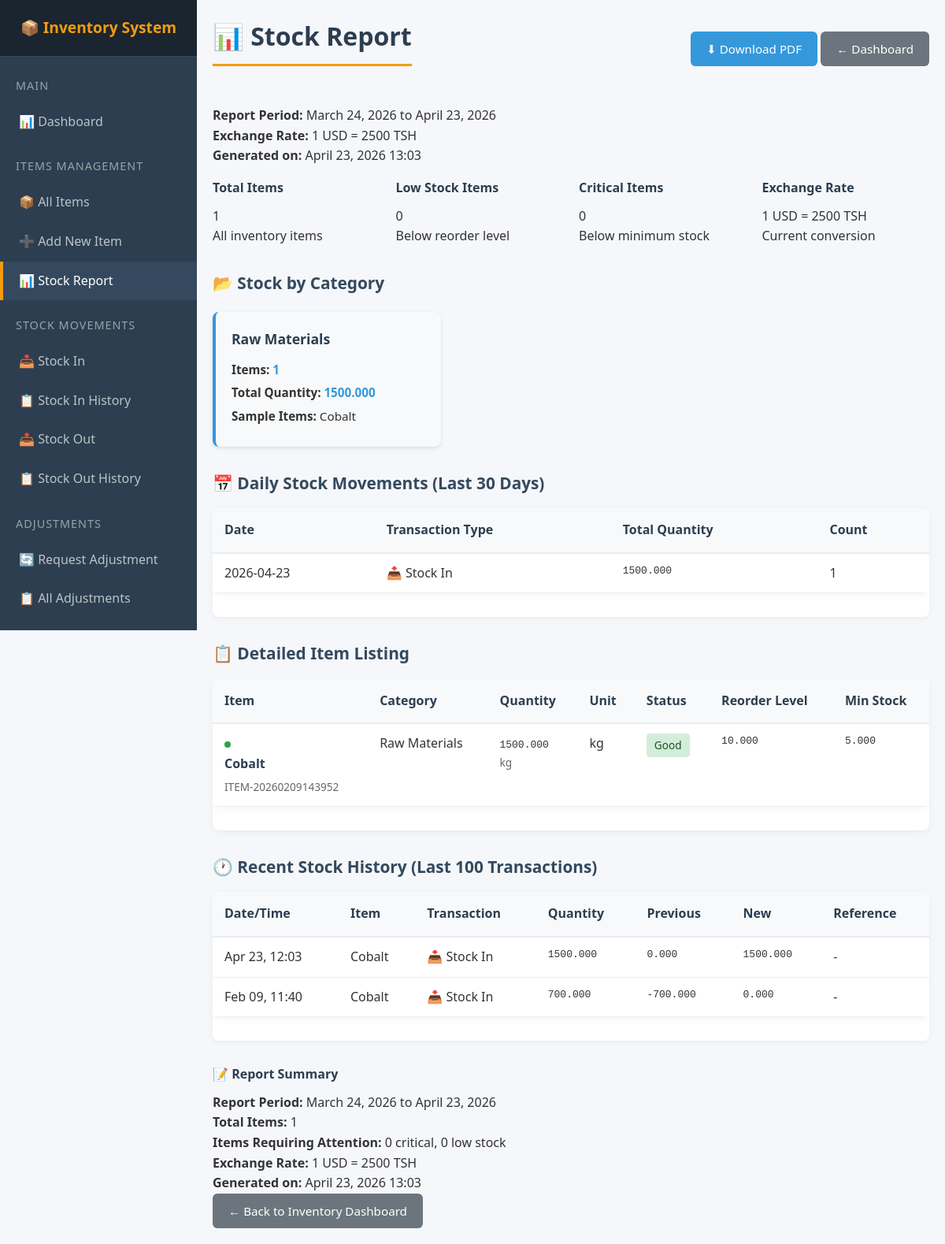
Page /inventory/reports/ (signed in) on the committed database.
### inventory/models.py (models this page shows, shortened)
class Item(models.Model):
    CATEGORY_CHOICES = [
        ('RAW_MATERIALS', 'Raw Materials'),
        ('CHEMICALS', 'Chemicals'),
        ('FINISHED_GOODS', 'Finished Goods'),
        ('OTHERS', 'Others'),
    ]
    name = models.CharField(max_length=100)
    category = models.CharField(max_length=50, choices=CATEGORY_CHOICES, default='RAW_MATERIALS')
    description = models.TextField(blank=True, null=True)
    sku = models.CharField(max_length=50, unique=True, blank=True, null=True, help_text="Stock Keeping Unit")
    unit_of_measure = models.CharField(max_length=20, default='kg', help_text="e.g., kg, pcs, liter, box")
    quantity = models.DecimalField(max_digits=15, decimal_places=3, default=Decimal('0.000'))
    reorder_level = models.DecimalField(max_digits=15, decimal_places=3, default=Decimal('10.000'))
    minimum_stock = models.DecimalField(max_digits=15, decimal_places=3, default=Decimal('5.000'))
    purchase_price = models.DecimalField(max_digits=12, decimal_places=2, default=0, help_text="Cost price in Tsh")
    selling_price = models.DecimalField(max_digits=12, decimal_places=2, default=0, help_text="Selling price in Tsh")
    created_at = models.DateTimeField(auto_now_add=True)
    updated_at = models.DateTimeField(auto_now=True)
    is_active = models.BooleanField(default=True)
    class Meta:
        ordering = ['name']
        verbose_name = 'Inventory Item'
        verbose_name_plural = 'Inventory Items'
        constraints = [
            models.UniqueConstraint(
                fields=['name'],
                name='unique_item_name',
                condition=models.Q(is_active=True),
            )
        ]

class StockHistory(models.Model):
    TRANSACTION_CHOICES = [
        ('STOCK_IN', 'Stock In'),
        ('STOCK_OUT', 'Stock Out'),
        ('ADJUSTMENT', 'Adjustment'),
    ]
    item = models.ForeignKey(Item, on_delete=models.PROTECT, related_name='stock_history')
    transaction_type = models.CharField(max_length=20, choices=TRANSACTION_CHOICES)
    quantity = models.DecimalField(max_digits=15, decimal_places=3)
    previous_quantity = models.DecimalField(max_digits=15, decimal_places=3)
    new_quantity = models.DecimalField(max_digits=15, decimal_places=3)
    reference_id = models.PositiveIntegerField(null=True, blank=True)
    reference_model = models.CharField(max_length=50, null=True, blank=True)
    reference = models.CharField(max_length=100, blank=True, null=True)
    notes = models.TextField(blank=True, null=True)
    created_by = models.CharField(max_length=100, blank=True, null=True)
    created_at = models.DateTimeField(auto_now_add=True)
    class Meta:
        ordering = ['-created_at']
        verbose_name = 'Stock History'
        verbose_name_plural = 'Stock Histories'

### inventory/views.py (the view)
# urls.py: path('reports/', views.stock_report, name='stock_report'),
@login_required
@group_required('Inventory')
def stock_report(request):
    items = Item.objects.filter(is_active=True).order_by('category', 'name')
    end_date = timezone.now()
    start_date = end_date - timedelta(days=30)
    daily_summary = StockHistory.objects.filter(
        created_at__gte=start_date
    ).extra(
        select={'day': 'DATE(created_at)'}
    ).values('day', 'transaction_type').annotate(
        total_quantity=Sum('quantity'),
        count=Count('id')
    ).order_by('-day')
    total_items = items.count()
    items_low_stock = items.filter(
        quantity__lte=F('reorder_level'),
        quantity__gt=F('minimum_stock')
    ).count()
    items_critical = items.filter(quantity__lte=F('minimum_stock')).count()
    category_summary = {}
    for item in items:
        category = item.get_category_display()
        if category not in category_summary:
            category_summary[category] = {
                'count': 0,
                'total_quantity': 0,
                'items': []
            }
        category_summary[category]['count'] += 1
        category_summary[category]['total_quantity'] += item.quantity
        category_summary[category]['items'].append(item)
    recent_history = StockHistory.objects.select_related('item').all().order_by('-created_at')[:100]
    context = {
        'items': items,
        'total_items': total_items,
        'items_low_stock': items_low_stock,
        'items_critical': items_critical,
        'category_summary': category_summary,
        'daily_summary': daily_summary,
        'recent_history': recent_history,
        'start_date': start_date.date(),
        'end_date': end_date.date(),
        'usd_to_tsh': USD_TO_TSH,
    }
    return render(request, 'inventory/stock_report.html', context)

### inventory/templates/inventory/stock_report.html (shortened to what this page needs)
{% extends 'inventory/base.html' %}
{% load static %}
{% block extra_css %}
<link rel="stylesheet" href="{% static 'inventory/css/reports.css' %}">
<link rel="stylesheet" href="{% static 'inventory/css/list.css' %}">
{% endblock %}
{% block content %}
<div class="header-actions">
    <h1 class="report-title">📊 Stock Report</h1>
    <div class="no-print">
        <a href="{% url 'inventory:stock_report_pdf' %}" class="btn btn-print">
    ⬇ Download PDF
</a>
        <a href="{% url 'inventory:dashboard' %}" class="btn btn-secondary">← Dashboard</a>
    </div>
</div>
<div class="report-period">
    <p><strong>Report Period:</strong> {{ start_date }} to {{ end_date }}</p>
    <p><strong>Exchange Rate:</strong> 1 USD = {{ usd_to_tsh }} TSH</p>
    <p><strong>Generated on:</strong> {% now "F d, Y H:i" %}</p>
</div>
<div class="summary">
    <div class="summary-card">
        <h3>Total Items</h3>
        <p>{{ total_items }}</p>
        <div class="subtext">All inventory items</div>
    </div>
    <div class="summary-card">
        <h3>Low Stock Items</h3>
        <p>{{ items_low_stock }}</p>
        <div class="subtext">Below reorder level</div>
    </div>
    <div class="summary-card">
        <h3>Critical Items</h3>
        <p>{{ items_critical }}</p>
        <div class="subtext">Below minimum stock</div>
    </div>
    <div class="summary-card">
        <h3>Exchange Rate</h3>
        <p>1 USD = {{ usd_to_tsh }} TSH</p>
        <div class="subtext">Current conversion</div>
    </div>
</div>
{% if category_summary %}
<div class="category-summary">
    <h2 class="report-section">📂 Stock by Category</h2>
    <div class="category-grid">
        {% for category, data in category_summary.items %}
        <div class="category-card">
            <h4>{{ category }}</h4>
            <p><strong>Items:</strong> <span class="category-stat">{{ data.count }}</span></p>
            <p><strong>Total Quantity:</strong> <span class="category-stat">{{ data.total_quantity|floatformat:3 }}</span></p>
            <p><strong>Sample Items:</strong>
                {% if data.items and data.items|length > 0 %}
                    {% with data.items|slice:":3" as sample_items %}
                        {% for item in sample_items %}
                            {% if item.name %}
                                {{ item.name }}
                            {% else %}
                                {{ item|default:"N/A" }}
                            {% endif %}{% if not forloop.last %}, {% endif %}
                        {% endfor %}
                    {% endwith %}
                {% else %}
                    No items
                {% endif %}
            </p>
        </div>
        {% endfor %}
    </div>
</div>
{% endif %}
{% if daily_summary %}
<div class="daily-summary">
    <h2 class="report-section">📅 Daily Stock Movements (Last 30 Days)</h2>
    <div class="table-container">
        <table class="report-table daily-table">
            <thead>
                <tr>
                    <th>Date</th>
                    <th>Transaction Type</th>
                    <th>Total Quantity</th>
                    <th>Count</th>
                </tr>
            </thead>
            <tbody>
                {% for day in daily_summary %}
                <tr>
                    <td>{{ day.day }}</td>
                    <td>
                        <span class="transaction-type {% if day.transaction_type == 'STOCK_IN' %}transaction-in{% elif day.transaction_type == 'STOCK_OUT' %}transaction-out{% endif %}">
                            {% if day.transaction_type == 'STOCK_IN' %}
                            📥 Stock In
                            {% elif day.transaction_type == 'STOCK_OUT' %}
                            📤 Stock Out
                            {% else %}
                            {{ day.transaction_type }}
                            {% endif %}
                        </span>
                    </td>
                    <td class="decimal">{{ day.total_quantity|floatformat:3 }}</td>
                    <td>{{ day.count }}</td>
                </tr>
                {% empty %}
                <tr>
                    <td colspan="4" class="report-empty">
                        No stock movements in the last 30 days.
                    </td>
                </tr>
                {% endfor %}
            </tbody>
        </table>
    </div>
</div>
{% endif %}
<h2 class="report-section">📋 Detailed Item Listing</h2>
<div class="table-container">
    <table class="report-table">
        <thead>
            <tr>
                <th>Item</th>
                <th>Category</th>
                <th>Quantity</th>
                <th>Unit</th>
                <th>Status</th>
                <th>Reorder Level</th>
                <th>Min Stock</th>
            </tr>
        </thead>
        <tbody>
            {% for item in items %}
            <tr class="item-row {% if item.quantity <= item.minimum_stock %}critical-row{% elif item.quantity <= item.reorder_level %}low-row{% endif %}">
                <td>
                    <div class="item-with-sku">
                        <span class="stock-indicator
                            {% if item.quantity <= item.minimum_stock %}stock-critical
                            {% elif item.quantity <= item.reorder_level %}stock-low
                            {% else %}stock-good{% endif %}"></span>
                        <span class="item-name">{{ item.name }}</span>
                        <span class="item-sku">{{ item.sku|default:"No SKU" }}</span>
                    </div>
                </td>
                <td>{{ item.get_category_display }}</td>
                <td>
                    <span class="decimal">{{ item.quantity|floatformat:3 }}</span>
                    <div class="item-sku">
                        {{ item.unit_of_measure }}
                    </div>
                </td>
                <td>{{ item.unit_of_measure }}</td>
                <td>
                    {% if item.quantity <= item.minimum_stock %}
                    <span class="status-badge status-critical">Critical</span>
                    {% elif item.quantity <= item.reorder_level %}
                    <span class="status-badge status-low">Low</span>
                    {% else %}
                    <span class="status-badge status-good">Good</span>
                    {% endif %}
                </td>
                <td class="decimal">{{ item.reorder_level|floatformat:3 }}</td>
                <td class="decimal">{{ item.minimum_stock|floatformat:3 }}</td>
            </tr>
            {% empty %}
            <tr>
                <td colspan="7" class="report-empty">
                    No items found.
                </td>
            </tr>
            {% endfor %}
        </tbody>
    </table>
</div>
{% if recent_history %}
<div>
    <h2 class="report-section">🕐 Recent Stock History (Last 100 Transactions)</h2>
    <div class="table-container">
        <table class="report-table">
            <thead>
                <tr>
                    <th>Date/Time</th>
                    <th>Item</th>
                    <th>Transaction</th>
                    <th>Quantity</th>
                    <th>Previous</th>
                    <th>New</th>
                    <th>Reference</th>
                </tr>
            </thead>
            <tbody>
                {% for history in recent_history %}
                <tr>
                    <td>{{ history.created_at|date:"M d, H:i" }}</td>
                    <td>{{ history.item.name }}</td>
                    <td>
                        <span class="transaction-type {% if history.transaction_type == 'STOCK_IN' %}transaction-in{% elif history.transaction_type == 'STOCK_OUT' %}transaction-out{% endif %}">
                            {% if history.transaction_type == 'STOCK_IN' %}
                            📥 Stock In
                            {% elif history.transaction_type == 'STOCK_OUT' %}
                            📤 Stock Out
                            {% else %}
                            {{ history.transaction_type }}
                            {% endif %}
                        </span>
                    </td>
                    <td class="decimal">{{ history.quantity|floatformat:3 }}</td>
                    <td class="decimal">{{ history.previous_quantity|floatformat:3 }}</td>
                    <td class="decimal">{{ history.new_quantity|floatformat:3 }}</td>
                    <td>{{ history.reference|default:"-" }}</td>
                </tr>
                {% endfor %}
            </tbody>
        </table>
    </div>
</div>
{% endif %}
<div class="report-summary">
    <h3>📝 Report Summary</h3>
    <p><strong>Report Period:</strong> {{ start_date }} to {{ end_date }}</p>
    <p><strong>Total Items:</strong> {{ total_items }}</p>
    <p><strong>Items Requiring Attention:</strong> {{ items_critical }} critical, {{ items_low_stock }} low stock</p>
    <p><strong>Exchange Rate:</strong> 1 USD = {{ usd_to_tsh }} TSH</p>
    <p><strong>Generated on:</strong> {% now "F d, Y H:i" %}</p>
</div>
<div class="navigation-links no-print">
    <a href="{% url 'inventory:dashboard' %}" class="btn btn-secondary">← Back to Inventory Dashboard</a>
</div>
{% endblock %}

### rows in the picture
Item: name "Cobalt", sku "ITEM-20260209143952", category "Raw Materials", quantity "1500.000", unit_of_measure "kg", shows "Good", reorder_level "10.000", minimum_stock "5.000"
StockHistory: created_at "Apr 23, 12:03", item.name "Cobalt", transaction_type "📥 Stock In", quantity "1500.000", previous_quantity "0.000", new_quantity "1500.000", reference "-"
StockHistory: created_at "Feb 09, 11:40", item.name "Cobalt", transaction_type "📥 Stock In", quantity "700.000", previous_quantity "-700.000", new_quantity "0.000", reference "-"

### other values in the picture
{{ start_date }} "March 24, 2026"
{{ end_date }} "April 23, 2026"
{{ usd_to_tsh }} "2500"
{{ total_items }} "1"
{{ items_low_stock }} "0"
{{ items_critical }} "0"
{{ category }} "Raw Materials"
{{ data.count }} "1"
{{ data.total_quantity|floatformat:3 }} "1500.000"
{{ day.day }} "2026-04-23"
{{ day.total_quantity|floatformat:3 }} "1500.000"
{{ day.count }} "1"
